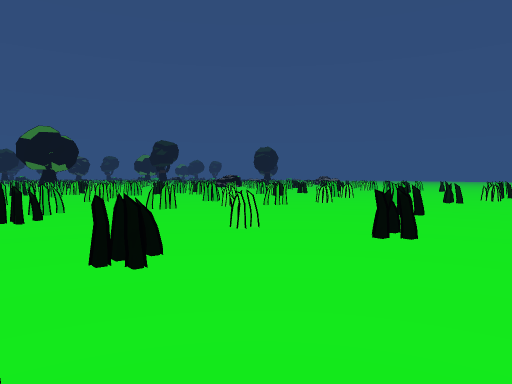
[1] (above)

24 first-person views from a walk through a 3-D level made in the Unity game engine. The camera is 1.2 m above the floor, tilts 2° down and sees 70° across. The floor is counted in squares, 2 m on a side. Each view is taken from the middle of a square. On the plan, view 1 faces up. The plan holds only what a view shows up to about 10 squares ahead; the rest is blank. The place goes on beyond the plan. The player character is not drawn.

[2]
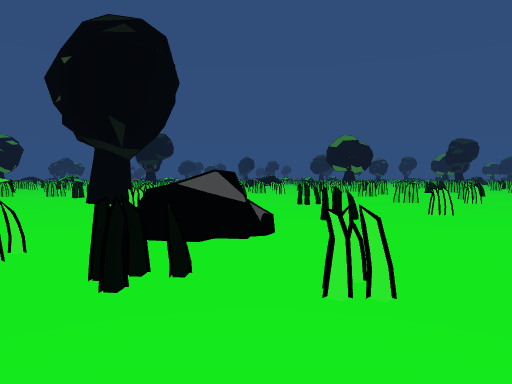

[3]
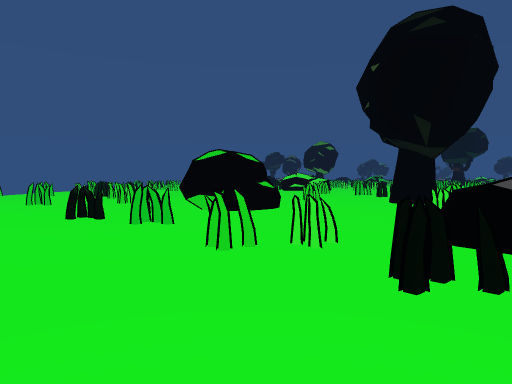

[4]
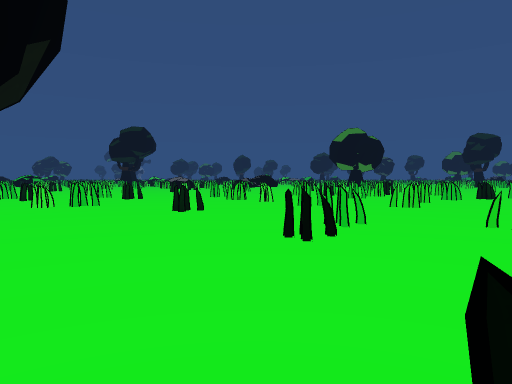

[5]
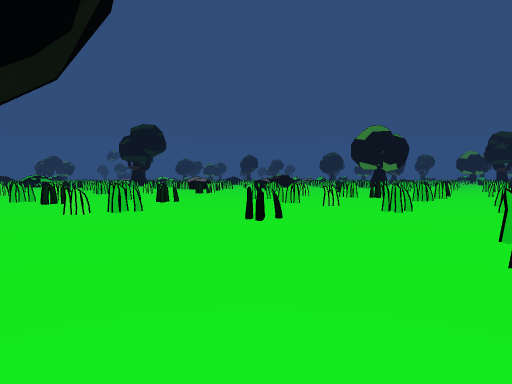

[6]
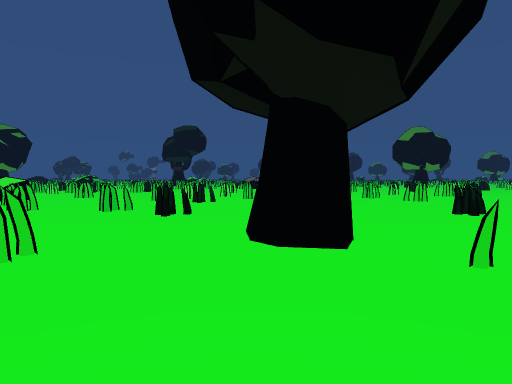

[7]
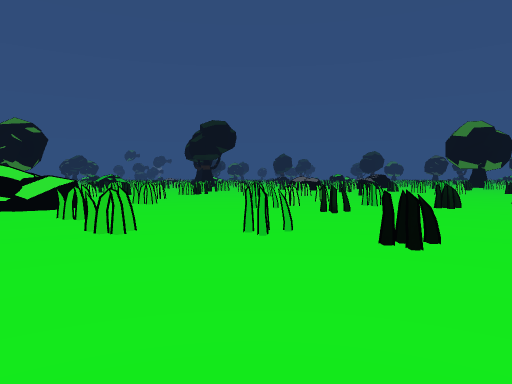

[8]
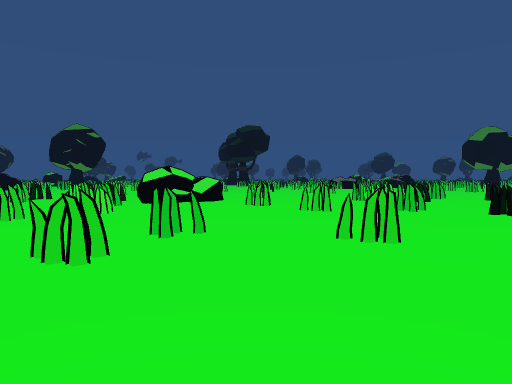

[9]
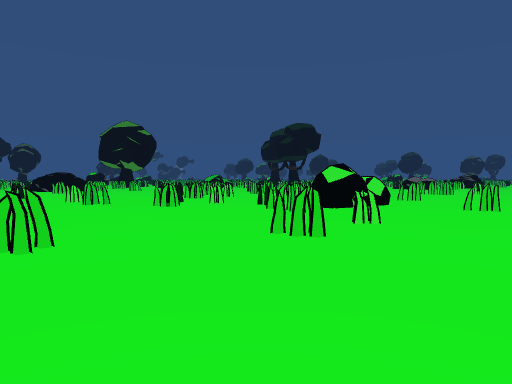

[10]
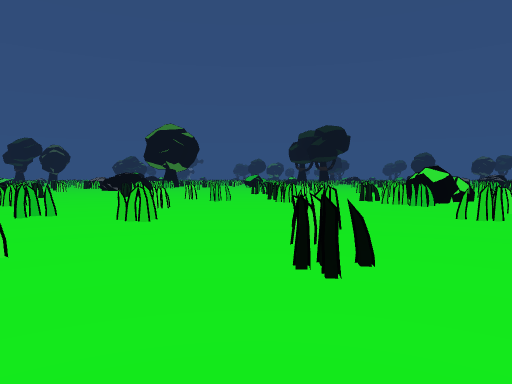

[11]
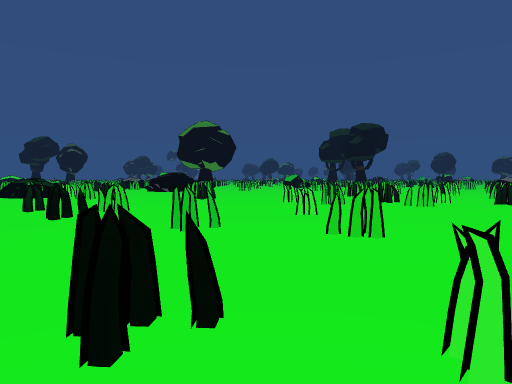

[12]
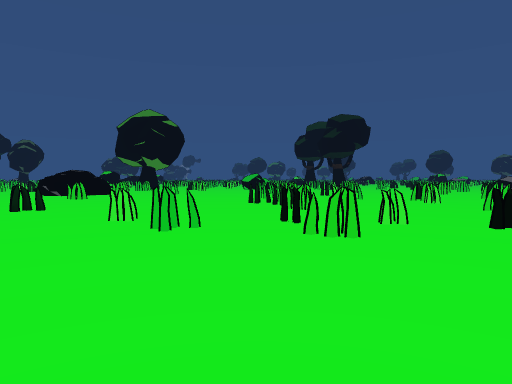

[13]
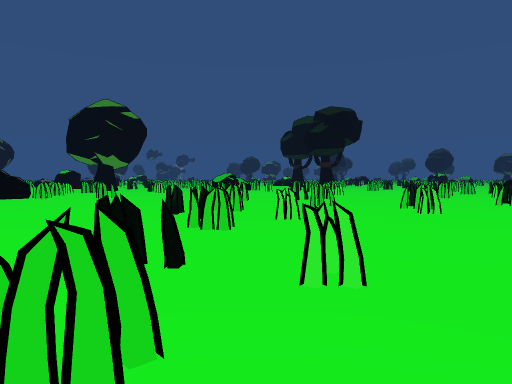

[14]
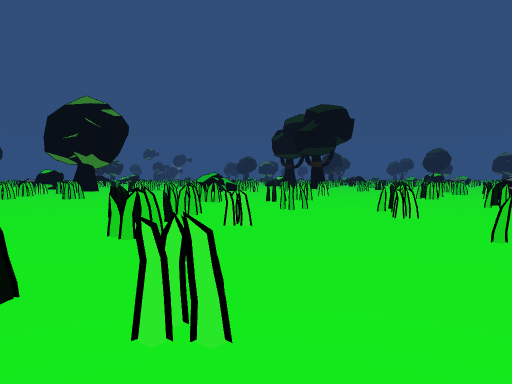

[15]
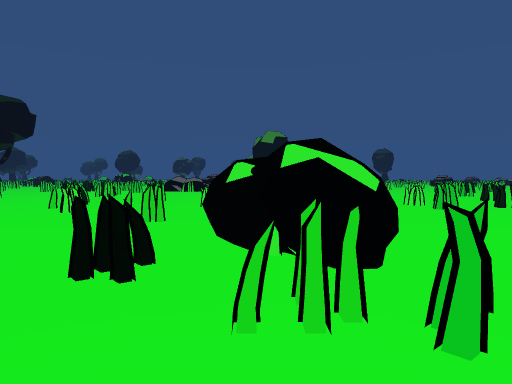

[16]
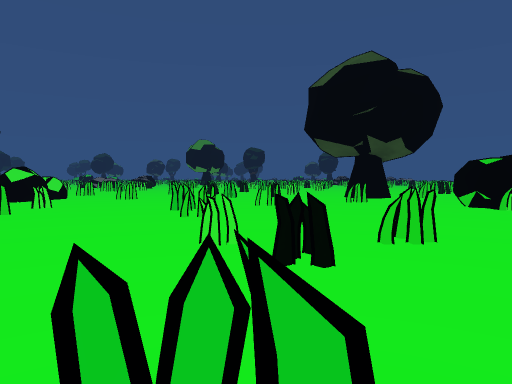

[17]
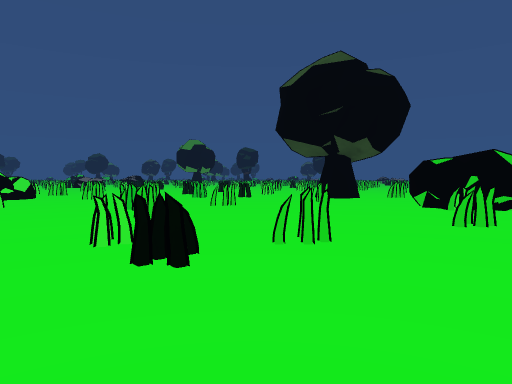

[18]
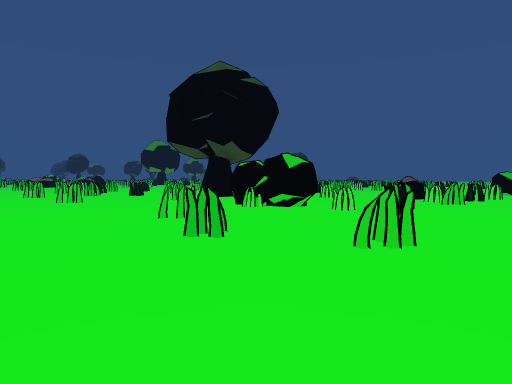

[19]
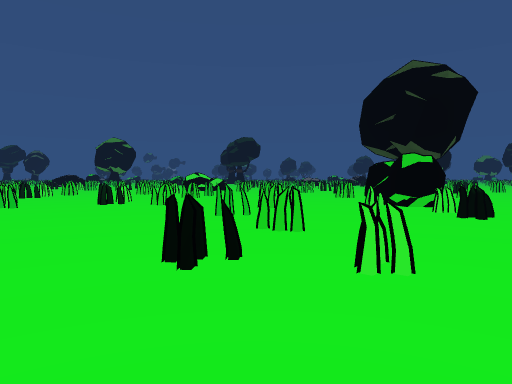

[20]
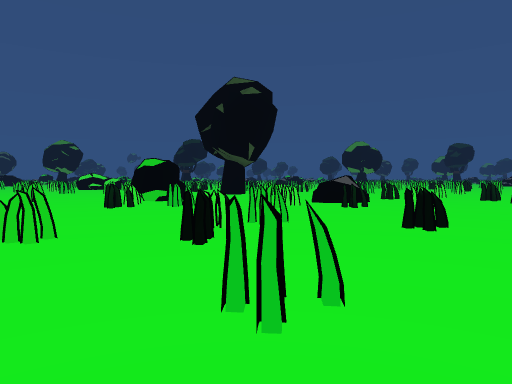

[21]
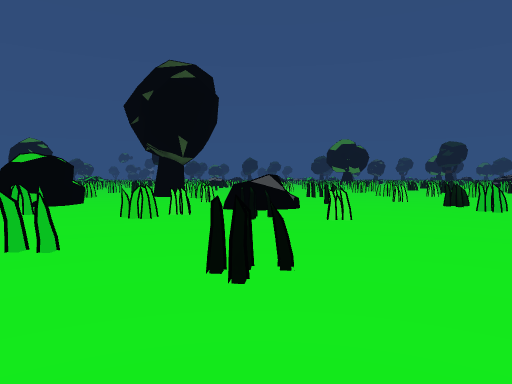

[22]
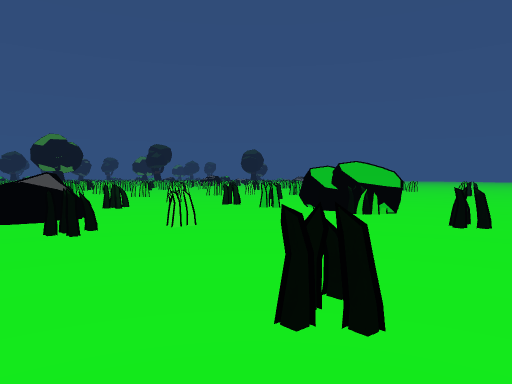

[23]
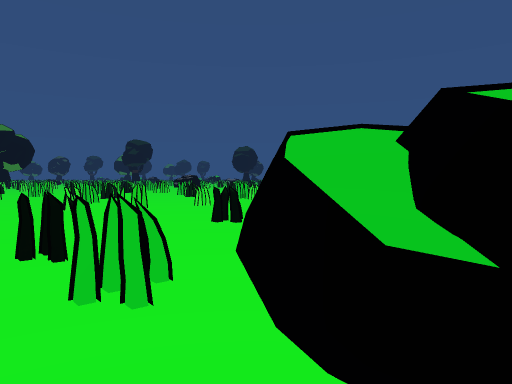

[24]
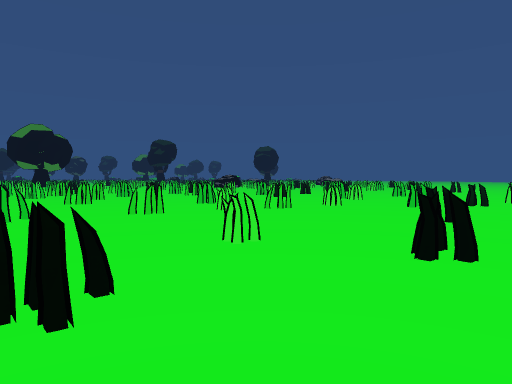

### Floor plan
Key: @ floor where view 1 was taken; # wall or solid block; x gap in a wall; . floor; = window, fence, low wall or low ledge; O other object.
Columns run from 26 left of view 1 to 4 right of it. Each row starts with its distance up from view 1.
 13                     ....
 12                    =.=..
 11                   ...=... .....
 10               .= .....=..=.....
  9              ....==.#.....=.==.
  8    ..=      .............==....
  7  ....=.    =.==.........=......
  6  ..=....  .........=..=......=.
  5 =...=..= ...==..#......=..=....
  4 =.=.==..........=..........=..
  3 ........ =...............=..=#
  2 =.=...=. .....=.=. O.#.......##
  1 ..==....##.=.=........=..O....#
  0 ..==....##........#.....OO@=...
 -1 ......=x#.................=....
 -2 .....=..=x=....=....##...=.....
 -3 ......=......=......##.=....=..
 -4 =..=#......=..=.......=....==..
 -5 ...................=..=...=....
 -6 .....=...=.................=...
 -7 .......#..=....==..=......=..=.
 -8 ..=..=.....=.........=..   ....
 -9 .=.=.=.......=.=......==.
-10  .......==...  ..........
-11       ..x.          .....

Where each view was taken, in squares from view 1:
view 1: 0 up, 0 right, facing up
view 2: 2 down, 2 right, facing up-left
view 3: 2 down, 2 right, facing left
view 4: 2 up, 1 left, facing up-left
view 5: 2 up, 3 left, facing up-left
view 6: 1 down, 5 left, facing up-left
view 7: 1 down, 9 left, facing up-left
view 8: 5 down, 9 left, facing up-left
view 9: 7 down, 13 left, facing up-left
view 10: 10 down, 14 left, facing up-left
view 11: 11 down, 17 left, facing up-left
view 12: 6 down, 18 left, facing up-left
view 13: 3 down, 19 left, facing up-left
view 14: 2 down, 19 left, facing up-left
view 15: 3 down, 18 left, facing up
view 16: 10 down, 11 left, facing up
view 17: 10 down, 10 left, facing up
view 18: 11 down, 6 left, facing up
view 19: 11 down, 2 left, facing up-left
view 20: 8 down, 4 right, facing up-left
view 21: 5 down, 4 right, facing up-left
view 22: 5 down, 2 right, facing up
view 23: 1 up, 3 right, facing up
view 24: 1 up, 0 right, facing up
